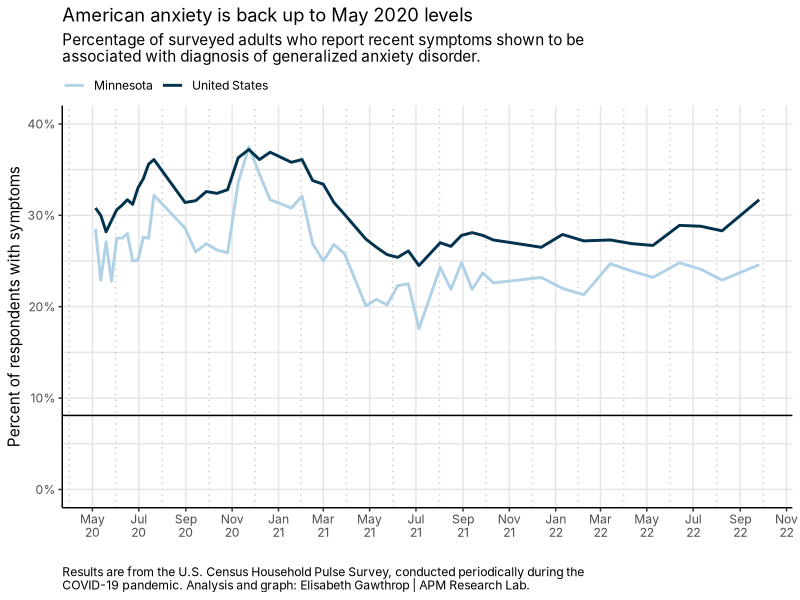
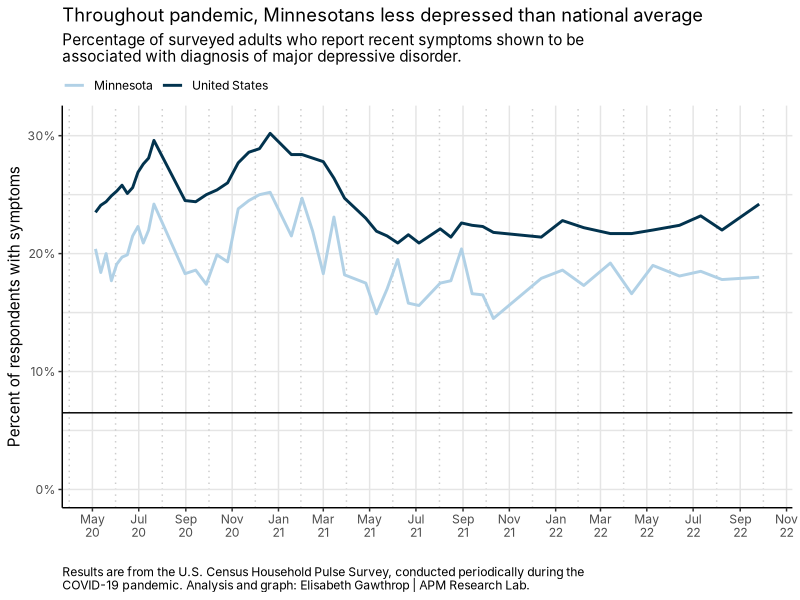
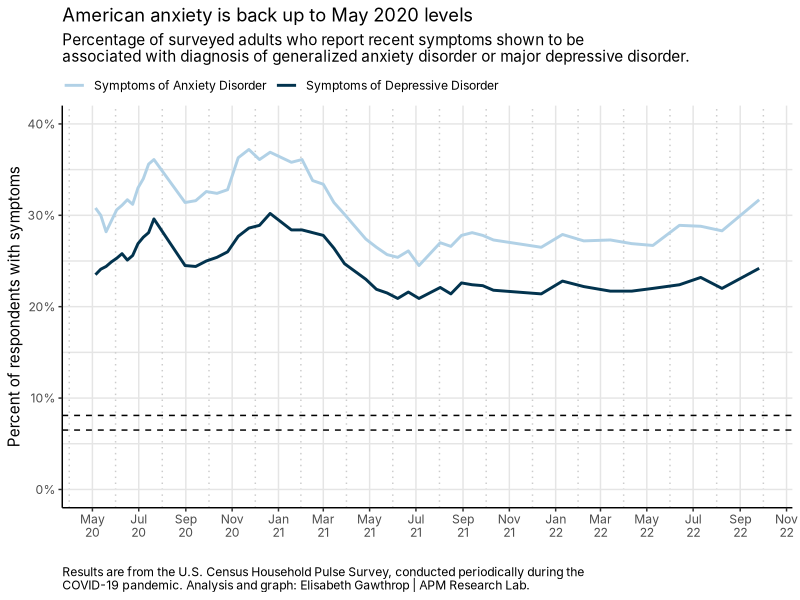

The R script that drew these images, in order:
library(ggplot2)
library(readr)
library(dplyr)
library(here)

#data downloaded from CDC here: https://data.cdc.gov/NCHS/Indicators-of-Anxiety-or-Depression-Based-on-Repor/8pt5-q6wp
df <- read_csv("Indicators_of_Anxiety_or_Depression_Based_on_Reported_Frequency_of_Symptoms_During_Last_7_Days.csv")


### For figures showing anxiety and depression rates over time 
#select data for Minnesota and US national estimate, for depression and anxiety separately 
minn_anxiety <- df %>% filter(State %in% c('United States', 'Minnesota')) %>%
	filter(Subgroup %in% c('United States', 'Minnesota')) %>%
	filter(Phase >= 0) %>%
	filter(Indicator == 'Symptoms of Anxiety Disorder') %>%
	mutate(date = as.Date(`Time Period End Date`, format = '%m/%d/%Y'))

minn_depression <- df %>% filter(State %in% c('United States', 'Minnesota')) %>%
	filter(Subgroup %in% c('United States', 'Minnesota')) %>%
	filter(Phase >= 0) %>%
	filter(Indicator == 'Symptoms of Depressive Disorder') %>%
	mutate(date = as.Date(`Time Period End Date`, format = '%m/%d/%Y'))

# plot Minnesota anxiety and US anxiety over time
# place horizontal line for pre-pandemic level gathered via similar survey (NHIS), 
# cited by CDC here: https://www.cdc.gov/nchs/covid19/pulse/mental-health.htm
ggplot(minn_anxiety) + 
	geom_line(aes(x = date, y = Value, col = State), size = 1) + 
	geom_hline(aes(yintercept=8.1))+
	labs(title = 'American anxiety is back up to May 2020 levels', 
		 subtitle = 'Percentage of surveyed adults who report recent symptoms shown to be \nassociated with diagnosis of generalized anxiety disorder.',
		 caption = 'Results are from the U.S. Census Household Pulse Survey, conducted periodically during the \nCOVID-19 pandemic. Analysis and graph: Elisabeth Gawthrop | APM Research Lab.') + 
	xlab("") +
	ylab("Percent of respondents with symptoms") + 
	scale_color_manual(values = c('#b1d1e6', '#02334e')) +
	scale_x_date(date_breaks = '2 months', date_labels = '%b\n%y') +
	scale_y_continuous(labels = function(x) paste0(x, "%"),limits = c(0,40)) +
	theme_classic() + 
	theme(panel.grid.major = element_line('grey90'),
		  panel.grid.minor.x = element_line('grey80', linetype = 'dotted'),
		  panel.grid.minor.y = element_line('grey90'),
		  legend.position = 'top',
		  legend.title=element_blank(),
		  legend.margin = margin(b=-5),
		  legend.justification='left', 
		  plot.caption = element_text(hjust = 0),
		  text = element_text(family = 'Inter'))

# plot Minnesota depression and US depression over time
# place horizontal line for pre-pandemic level gathered via similar survey (NHIS), 
# cited by CDC here: https://www.cdc.gov/nchs/covid19/pulse/mental-health.htm
ggplot(minn_depression) + 
	geom_line(aes(x = date, y = Value, col = State), size = 1) + 
	geom_hline(aes(yintercept=6.5))+
	labs(title = 'Throughout pandemic, Minnesotans less depressed than national average', 
		 subtitle = 'Percentage of surveyed adults who report recent symptoms shown to be \nassociated with diagnosis of major depressive disorder.',
		 caption = 'Results are from the U.S. Census Household Pulse Survey, conducted periodically during the \nCOVID-19 pandemic. Analysis and graph: Elisabeth Gawthrop | APM Research Lab.') + 
	xlab("") +
	ylab("Percent of respondents with symptoms") + 
	scale_color_manual(values = c('#b1d1e6', '#02334e')) +
	scale_x_date(date_breaks = '2 months', date_labels = '%b\n%y') +
	scale_y_continuous(labels = function(x) paste0(x, "%"),limits = c(0,31)) +
	theme_classic() + 
	theme(panel.grid.major = element_line('grey90'),
		  panel.grid.minor.x = element_line('grey80', linetype = 'dotted'),
		  panel.grid.minor.y = element_line('grey90'),
		  legend.position = 'top',
		  legend.title=element_blank(),
		  legend.margin = margin(b=-5),
		  legend.justification='left', 
		  plot.caption = element_text(hjust = 0),
		  text = element_text(family = 'Inter'))
	
# plots exported as PDF and finalized in Illustrator


### For map showing anxiety and depression by state, and analysis points re: 
# how Minnesota compares to others states 

# first for depression
states_depressive <- df %>% filter(Group == 'By State') %>%
	filter(Indicator == 'Symptoms of Depressive Disorder') %>%
	group_by(State) %>%
	summarise(mean(Value))
# MN ranks #1 (least depressed)

# second for anxiety
states_anxiety <- df %>% filter(Group == 'By State') %>%
	filter(Indicator == 'Symptoms of Anxiety Disorder') %>%
	group_by(State) %>%
	summarise(mean(Value))
# MN ranks #3 (3rd-least depressed)

# third for anxiety and/or depression
states_both <- df %>% filter(Group == 'By State') %>%
	filter(Indicator == 'Symptoms of Anxiety Disorder or Depressive Disorder') %>%
	group_by(State) %>%
	summarise(mean(Value))
	
# export CSV for anxiety and/or depression for mapping in datawrapper
write.csv(states_both, 'states_both.csv')


### For figure showing rates of depression/anxiety by demographic group
# Filter for just United States as a whole and use 'subgroup' field to group by 
# demographic indicator. Calculate minimum, maximum and mean result for each 
# subgroup. Calculate min and max date to report when information was collected
# (varies by subgroup).
us_both_groups <- df %>%
	filter(State == "United States") %>%
	filter(Indicator == 'Symptoms of Anxiety Disorder or Depressive Disorder') %>%
	group_by(Subgroup) %>%
	filter(Phase >= 0) %>%
	mutate(date = as.Date(`Time Period End Date`, format = '%m/%d/%Y')) %>%
	mutate(mean = mean(Value, na.rm = TRUE)) %>%
	mutate(min = min(Value, na.rm = TRUE)) %>%
	mutate(max = max(Value, na.rm = TRUE)) %>%
	mutate(min_date = min(date, na.rm = TRUE)) %>%
	mutate(max_date = max(date, na.rm = TRUE)) 

# Rename subgroup titles to include dates when data collected according to
# previous step. Then select just variables needed and use unique() to remove 
#redundant data. Then export.
us_both_groups_export <- us_both_groups %>% 
	mutate(Group = recode(Group, 
						  `National Estimate` = 'National estimate - since May 2020',
						  `By Age` = 'By age - since May 2020',
						  `By Sex` = 'By sex - since May 2020',
						  `By Race/Hispanic ethnicity` = 'By race/Hispanic ethnicity - since May 2020',
						  `By Education` = 'By education - since May 2020', 
						  `By Disability status` = 'By disability status - since April 2021', 
						  `By Gender identity` = 'By gender identity - since August 2021',
						  `By Sexual orientation` = 'By sexual orientation - since August 2021')) %>%
	select(Indicator, Group, Subgroup,mean, min,max) %>%
	unique()

write.csv(us_both_groups_export, 'us_both_groups.csv')


### Select and plot anxiety and depression rates separately, for U.S. as a whole 
# (used in newsletter, not story)
us_anxiety_depression <- df %>% filter(State == "United States") %>%
	filter(Subgroup == 'United States') %>%
	filter(Phase >= 0) %>%
	filter(Indicator != 'Symptoms of Anxiety Disorder or Depressive Disorder')%>%
	mutate(date = as.Date(`Time Period End Date`, format = '%m/%d/%Y'))

ggplot(us_anxiety_depression) + 
	geom_line(aes(x = date, y = Value, col = Indicator), size = 1) + 
	geom_hline(aes(yintercept=8.1), linetype = 'dashed')+
	geom_hline(aes(yintercept=6.5),linetype = 'dashed')+
	labs(title = 'American anxiety is back up to May 2020 levels', 
		 subtitle = 'Percentage of surveyed adults who report recent symptoms shown to be \nassociated with diagnosis of generalized anxiety disorder or major depressive disorder.',
		 caption = 'Results are from the U.S. Census Household Pulse Survey, conducted periodically during the \nCOVID-19 pandemic. Analysis and graph: Elisabeth Gawthrop | APM Research Lab.') + 
	xlab("") +
	ylab("Percent of respondents with symptoms") + 
	scale_color_manual(values = c('#b1d1e6', '#02334e')) +
	scale_x_date(date_breaks = '2 months', date_labels = '%b\n%y') +
	scale_y_continuous(labels = function(x) paste0(x, "%"),limits = c(0,40)) +
	theme_classic() + 
	theme(panel.grid.major = element_line('grey90'),
		  panel.grid.minor.x = element_line('grey80', linetype = 'dotted'),
		  panel.grid.minor.y = element_line('grey90'),
		  legend.position = 'top',
		  legend.title=element_blank(),
		  legend.margin = margin(b=-5),
		  legend.justification='left', 
		  plot.caption = element_text(hjust = 0),
		  text = element_text(family = 'Inter'))

